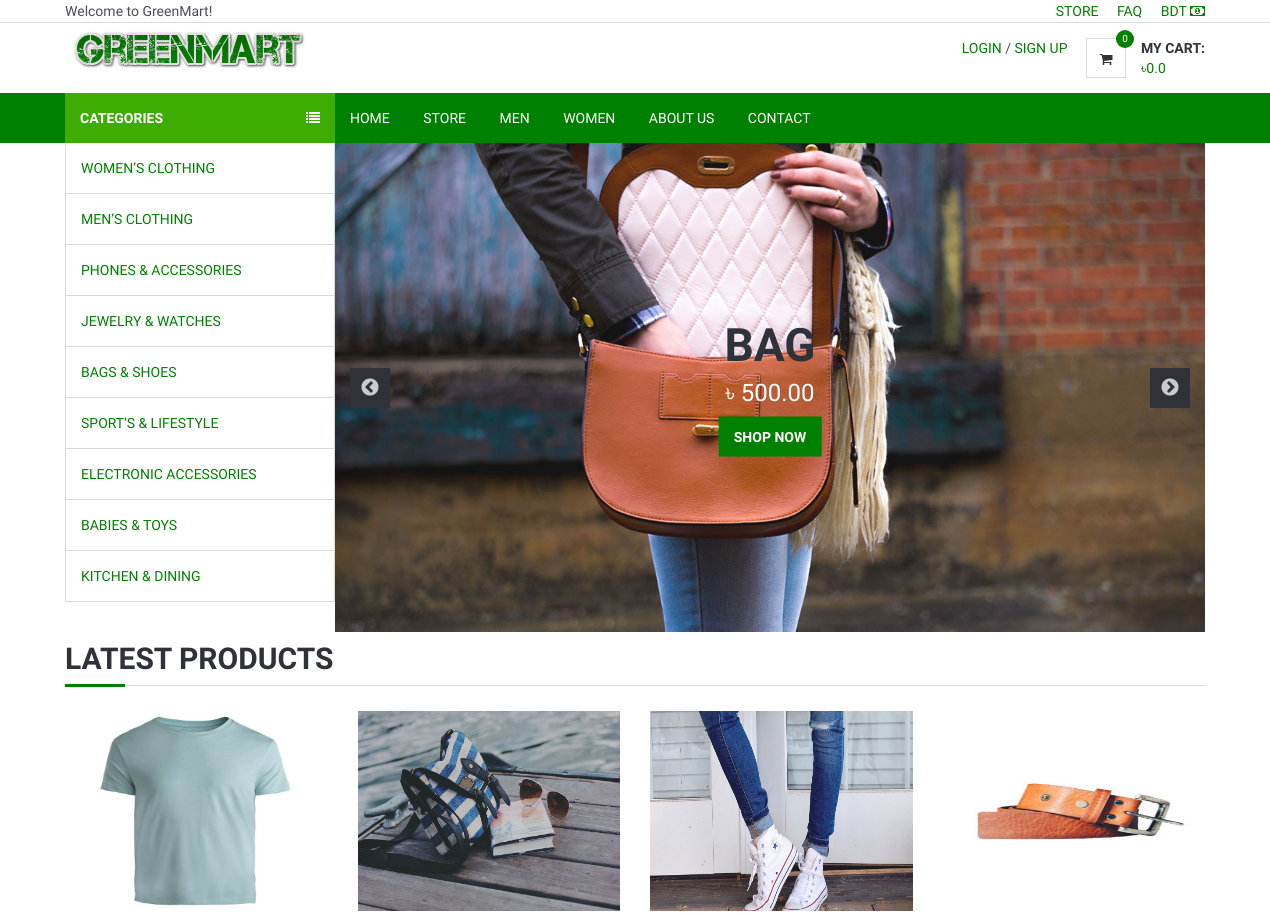
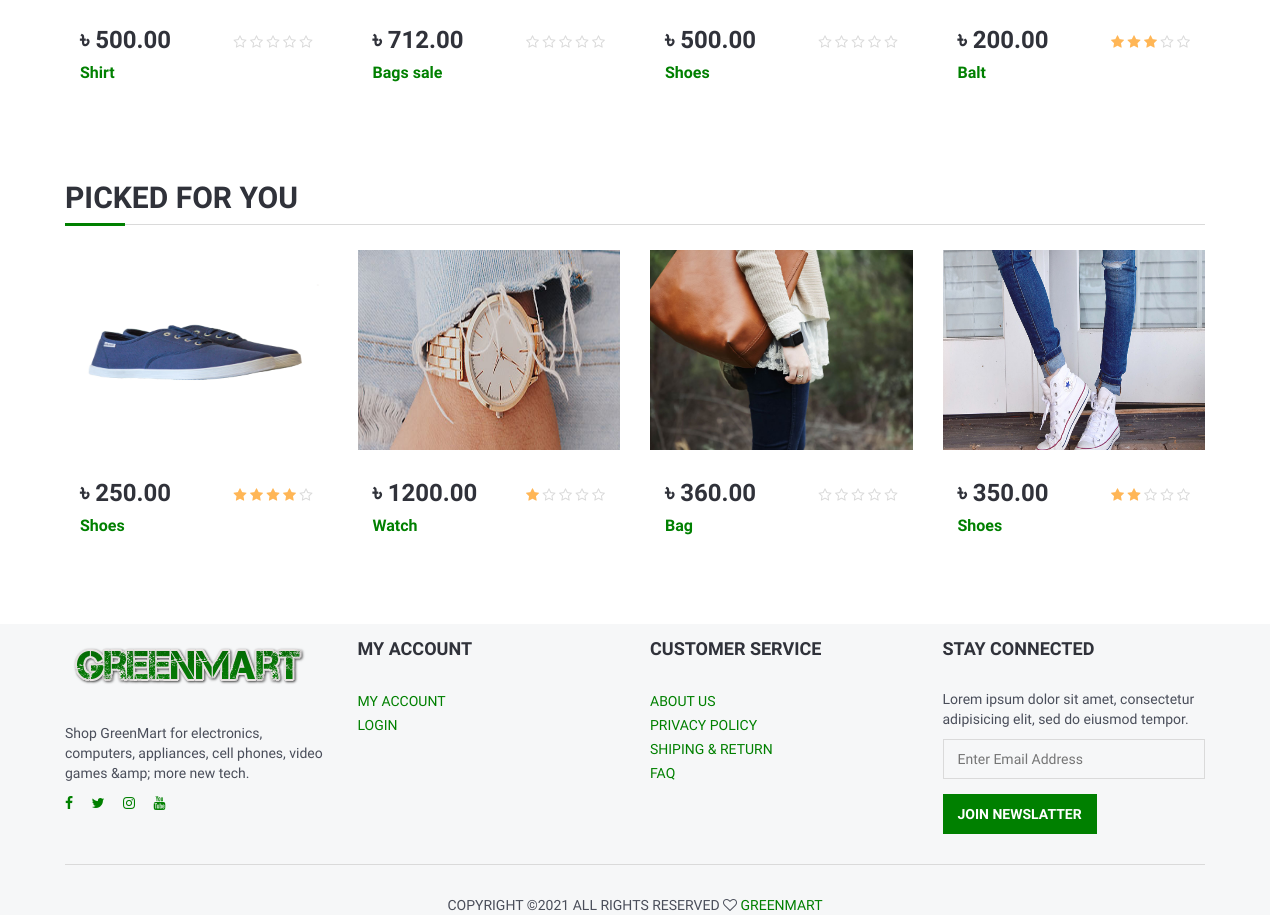
The page / on the database its author committed (2 pictures, top to bottom).
### home/models.py (models this page shows, shortened)
class Setting(models.Model):
    STATUS = (
        ('True', 'True'),
        ('False', 'False'),
    )
    title = models.CharField(max_length=150)
    keywords = models.CharField(max_length=255)
    description = models.CharField(max_length=255)
    company = models.CharField(max_length=50)
    address = models.CharField(blank=True,max_length=100)
    phone = models.CharField(blank=True,max_length=15)
    fax = models.CharField(blank=True,max_length=15)
    email = models.CharField(blank=True,max_length=50)
    smtpserver = models.CharField(blank=True,max_length=50)
    smtpemail = models.CharField(blank=True,max_length=50)
    smtppassword = models.CharField(blank=True,max_length=10)
    smtpport = models.CharField(blank=True,max_length=5)
    icon = models.ImageField(blank=True,upload_to='images/')
    facebook = models.CharField(blank=True,max_length=50)
    instagram = models.CharField(blank=True,max_length=50)
    twitter = models.CharField(blank=True,max_length=50)
    youtube = models.CharField(blank=True, max_length=50)
    aboutus = models.TextField(blank=True)
    contact = models.CharField(blank=True, max_length=80)
    references = models.CharField(blank=True, max_length=80)
    status=models.CharField(max_length=10,choices=STATUS)
    create_at=models.DateTimeField(auto_now_add=True)
    update_at=models.DateTimeField(auto_now=True)

### product/models.py (models this page shows, shortened)
class ProductCategories(models.Model):
    CHOOSE = (
        ('Men', 'Men'),
        ('Women', 'Women'),
        ('Children', 'Children'),
        ('Unisex', 'Unisex'),
    )
    categorie_name = models.CharField(max_length=100)
    user_type = models.CharField(max_length=20,choices=CHOOSE)

class Product(models.Model):
    STATUS = (
        ('True', 'True'),
        ('False', 'False'),
    )
    title = models.CharField(max_length=150)
    keywords = models.CharField(max_length=255)
    description = models.TextField(max_length=500)
    image=models.ImageField(upload_to='images/',null=False)
    price = models.DecimalField(max_digits=12, decimal_places=2,default=0)
    amount=models.IntegerField(default=0)
    minamount=models.IntegerField(default=3)
    detail=models.TextField(max_length=500)
    slug = models.SlugField(null=False, unique=True)
    status=models.CharField(max_length=10,choices=STATUS)
    create_at=models.DateTimeField(auto_now_add=True)
    update_at=models.DateTimeField(auto_now=True)
    categorie=models.ForeignKey(ProductCategories,on_delete=models.CASCADE)
    def avaregereview(self):
        reviews = Comment.objects.filter(product=self, status='True').aggregate(avarage=Avg('rate'))
        avg=0
        if reviews["avarage"] is not None:
            avg=float(reviews["avarage"])
        return avg

### home/views.py (the view)
# urls.py: 2. Add a URL to urlpatterns:  path('', views.home, name='home')
def home(request):
    product_slider = Product.objects.all().order_by('id')[:4]
    product_latest = Product.objects.all().order_by('-id')[:4] #last 4 products
    product_picked = Product.objects.all().order_by('?')[:4] #random selected product
    current_user = request.user
    shopcart = ShopCart.objects.filter(user_id = current_user.id)
    total = 0
    q = 0
    for s in shopcart:
        total += s.product.price * s.quantity
        q += s.quantity
    page="index"
    setting = Setting.objects.all()
    catagories = ProductCategories.objects.all()
    context = {
        "catagories":catagories,
        "setting":setting,
        'product_slider':product_slider,
        'product_latest':product_latest,
        'product_picked':product_picked,
        'page':page,
        "shopcart" : shopcart,
        "total" : total,
        "q" : q,
    }
    return render(request, 'index.html',context=context)

### home/templates/index.html
{% extends 'base.html' %}
{% block slider %}
{% include 'slider.html' %}
{% endblock %}
{% block content %}
{% include 'content.html' %}
{% endblock %}

### home/templates/base.html (shortened to what this page needs)
{% load static %}
<!DOCTYPE html>
<html lang="en">
<head>
	<link type="text/css" rel="stylesheet" href="{% static '' %}css/bootstrap.min.css" />
	<link type="text/css" rel="stylesheet" href="{% static '' %}css/slick.css" />
	<link type="text/css" rel="stylesheet" href="{% static '' %}css/slick-theme.css" />
	<link type="text/css" rel="stylesheet" href="{% static '' %}css/nouislider.min.css" />
	<link rel="stylesheet" href="{% static '' %}css/font-awesome.min.css">
	<link type="text/css" rel="stylesheet" href="{% static '' %}css/style.css" />
	<link href="https://cdnjs.cloudflare.com/ajax/libs/font-awesome/4.7.0/css/font-awesome.min.css" rel="stylesheet"/>
</head>
<body>
	<header>
		<div id="top-header">
			<div class="container">
				<div class="pull-left">
					<span>Welcome to GreenMart!</span>
				</div>
				<div class="pull-right">
					<ul class="header-top-links">
						<li><a href="{% url 'store' %}">Store</a></li>
						<li><a href="{% url 'faq' %}">FAQ</a></li>
						<li><a href="#">BDT <i class="fa fa-money"></i></a></li>
					</ul>
				</div>
			</div>
		</div>
		<div id="header">
			<div class="container">
				<div class="pull-left">
					<div class="header-logo">
						<a class="logo" href="{% url 'home' %}">
							{% for s in setting %}
							<img src="{{s.icon.url}}" alt="">
							{% endfor %}
						</a>
					</div>
				</div>
				<div class="pull-right">
					<ul class="header-btns">
						<li class="header-account dropdown default-dropdown">
							{% if user.id is not None %}
                            <div class="dropdown-toggle" role="button" data-toggle="dropdown" aria-expanded="true">
                                <div class="header-btns-icon">
									<i class="fa fa-user-o"></i>
                                </div>
                                <strong class="text-uppercase">{{ user.first_name }} <i class="fa fa-caret-down"></i></strong>
                            </div>
							{% else %}
								<a href="{% url 'login' %}" class="text-uppercase">Login</a> / <a href="{% url 'signup' %}" class="text-uppercase">Sign Up</a>
							{% endif %}
						</li>
						<li class="header-cart dropdown default-dropdown">
							<a class="dropdown-toggle" data-toggle="dropdown" aria-expanded="true">
								<div class="header-btns-icon">
									<i class="fa fa-shopping-cart"></i>
									{% if user.id is not None %}
										<span class="qty">{{q }}</span>
									{% else %}
										<span class="qty"> 0 </span>
									{% endif %}
								</div>
								<strong class="text-uppercase">My Cart:</strong>
								<br>
								{% if user.id is not None %}
									<span>৳{{total}} </span>
								{% else %}
									<span>৳{{00.00}} </span>
								{% endif %}
							</a>
						</li>
					</ul>
				</div>
			</div>
		</div>
	</header>
	<div id="navigation">
		<div class="container">
			<div id="responsive-nav">
					{% if page %}
					<div class="category-nav">
					{% else %}
					<div class="category-nav show-on-click">
					{% endif %}
						<span class="category-header">Categories <i class="fa fa-list"></i></span>
						<ul class="category-list ">
							{% for mc in catagories %}
							<li class="dropdown side-dropdown">
								<a href="{% url 'store' %}">{{ mc.categorie_name }} </a>
							</li>
							{% endfor %}
						</ul>
					</div>
				<div class="menu-nav">
					<ul class="menu-list">
						<li><a href="{% url 'home' %}">Home</a></li>
						<li><a href="{% url 'store' %}">Store</a></li>
						<li><a href="{% url 'men' %}">Men</a></li>
						<li><a href="{% url 'women' %}">Women</a></li>
						<li><a href="{% url 'about' %}">About us</a></li>
						<li><a href="{% url 'contact' %}">Contact</a></li>
					</ul>
				</div>
			</div>
		</div>
	</div>
	{% block slider %} {% endblock %}
	{% block content %} {% endblock %}
	<footer id="footer" class="section section-grey">
		<div class="container">
			<div class="row">
				{% for s in setting %}
				<div class="col-md-3 col-sm-6 col-xs-6">
					<div class="footer">
						<div class="footer-logo">
							<a class="logo" href="{% url 'home' %}">
		            <img src="{{ s.icon.url }}" alt="">
		          </a>
						</div>
						<p>{{ s.keywords }}</p>
						<ul class="footer-social">
							<li><a href="{{ s.facebook }}" target="_blank"><i class="fa fa-facebook"></i></a></li>
							<li><a href="{{ s.twitter }}" target="_blank"><i class="fa fa-twitter"></i></a></li>
							<li><a href="{{ s.instagram }}" target="_blank"><i class="fa fa-instagram"></i></a></li>
							<li><a href="{{ s.youtube }}" target="_blank"><i class="fa fa-youtube"></i></a></li>
						</ul>
					</div>
				</div>
				{% endfor %}
				<div class="col-md-3 col-sm-6 col-xs-6">
					<div class="footer">
						<h3 class="footer-header">My Account</h3>
						<ul class="list-links">
							<li><a href="user_profile/{{user.id}}">My Account</a></li>
							{% if user.id is not None %}
							<li><a href="{% url 'checkout' %}">Checkout</a></li>
							<li><a href="{% url 'logout' %}">Logout</a></li>
							{% else %}
							<li><a href="{% url 'login' %}">Login</a></li>
							{% endif %}
						</ul>
					</div>
				</div>
				<div class="col-md-3 col-sm-6 col-xs-6">
					<div class="footer">
						<h3 class="footer-header">Customer Service</h3>
						<ul class="list-links">
							<li><a href="{% url 'about' %}">About Us</a></li>
							<li><a href="https://kakhait.com/pp.php " target="_blanck">Privacy Policy</a></li>
							<li><a href="#">Shiping & Return</a></li>
							<li><a href="{% url 'faq' %}">FAQ</a></li>
						</ul>
					</div>
				</div>
				<div class="col-md-3 col-sm-6 col-xs-6">
					<div class="footer">
						<h3 class="footer-header">Stay Connected</h3>
						<p>Lorem ipsum dolor sit amet, consectetur adipisicing elit, sed do eiusmod tempor.</p>
						<form>
							<div class="form-group">
								<input class="input" placeholder="Enter Email Address">
							</div>
							<button class="primary-btn">Join Newslatter</button>
						</form>
					</div>
				</div>
			</div>
			<hr>
			<div class="row">
				<div class="col-md-8 col-md-offset-2 text-center">
					<div class="footer-copyright">
						Copyright &copy;<script>document.write(new Date().getFullYear());</script> All rights reserved <i class="fa fa-heart-o" aria-hidden="true"></i> <a href="https://greenmart.com" target="_blank">GreenMart</a>
					</div>
				</div>
			</div>
		</div>
	</footer>
</body>
</html>

### home/templates/slider.html
    {% load static %}
	<div id="home">
		<div class="container">
			<div class="home-wrap">
				<div id="home-slick">
					{% for p in product_slider %}
					<div class="banner banner-1">
						<img src="{{ p.image.url }}" alt="">
						<div class="banner-caption text-center">
							<h1>{{p.title}}</h1>
							<h3 class="white-color font-weak">৳ {{ p.price }}</h3>
							<a href="{% url 'store' %}" class="primary-btn">Shop Now</a>
						</div>
					</div>
					{% endfor %}
				</div>
			</div>
		</div>
	</div>

### home/templates/content.html (shortened to what this page needs)
{% load static %}
	<div class="section">
		<div class="container">
			<div class="row">
				<div class="col-md-12">
					<div class="section-title">
						<h2 class="title">Latest Products</h2>
					</div>
				</div>
				{% for p in product_latest %}
				<div class="col-md-3 col-sm-6 col-xs-6">
					<div class="product product-single">
						<div class="product-thumb">
							<img src="{{ p.image.url }}" alt="" style="height: 200px;">
						</div>
						<div class="product-body">
							<h3 class="product-price">৳ {{ p.price }}</h3>
							<div class="product-rating">
								<i class="fa fa-star{% if p.avaregereview < 1%}-o empty{% endif%}"></i>
								<i class="fa fa-star{% if p.avaregereview < 2%}-o empty{% endif%}"></i>
								<i class="fa fa-star{% if p.avaregereview < 3%}-o empty{% endif%}"></i>
								<i class="fa fa-star{% if p.avaregereview < 4%}-o empty{% endif%}"></i>
								<i class="fa fa-star{% if p.avaregereview < 5%}-o empty{% endif%}"></i>
							</div>
							<h2 class="product-name"><a href="#">{{ p.title }}</a></h2>
						</div>
					</div>
				</div>
				{% endfor %}
			</div>
			<div class="row">
				<div class="col-md-12">
					<div class="section-title">
						<h2 class="title">Picked For You</h2>
					</div>
				</div>
				{% for rn in product_picked %}
				<div class="col-md-3 col-sm-6 col-xs-6">
					<div class="product product-single">
						<div class="product-thumb">
							<img src="{{ rn.image.url }}" alt="" style="height: 200px;">
						</div>
						<div class="product-body">
							<h3 class="product-price">৳ {{ rn.price }}</h3>
							<div class="product-rating">
								<i class="fa fa-star{% if rn.avaregereview < 1%}-o empty{% endif%}"></i>
								<i class="fa fa-star{% if rn.avaregereview < 2%}-o empty{% endif%}"></i>
								<i class="fa fa-star{% if rn.avaregereview < 3%}-o empty{% endif%}"></i>
								<i class="fa fa-star{% if rn.avaregereview < 4%}-o empty{% endif%}"></i>
								<i class="fa fa-star{% if rn.avaregereview < 5%}-o empty{% endif%}"></i>
							</div>
							<h2 class="product-name"><a href="#">{{ rn.title }}</a></h2>
						</div>
					</div>
				</div>
				{% endfor %}
			</div>
		</div>
	</div>

### rows shown on the page
Setting: icon (picture), keywords "Shop GreenMart for electronics, computers, appliances, cell phones, video games &amp; more new tech."
ProductCategories: categorie_name "WOMEN’S CLOTHING"
ProductCategories: categorie_name "MEN’S CLOTHING"
ProductCategories: categorie_name "PHONES & ACCESSORIES"
ProductCategories: categorie_name "JEWELRY & WATCHES"
ProductCategories: categorie_name "BAGS & SHOES"
ProductCategories: categorie_name "SPORT'S & LIFESTYLE"
ProductCategories: categorie_name "ELECTRONIC ACCESSORIES"
ProductCategories: categorie_name "BABIES & TOYS"
ProductCategories: categorie_name "KITCHEN & DINING"
Product: image (picture), title "BAG", price "500.00"
Product: image (picture), price "500.00", title "Shirt"
Product: image (picture), price "712.00", title "Bags sale"
Product: image (picture), price "500.00", title "Shoes"
Product: image (picture), price "200.00", title "Balt"
Product: image (picture), price "250.00", title "Shoes"
Product: image (picture), price "1200.00", title "Watch"
Product: image (picture), price "360.00", title "Bag"
Product: image (picture), price "350.00", title "Shoes"

### other values the page prints
{{ 00.00 }} "0.0"
